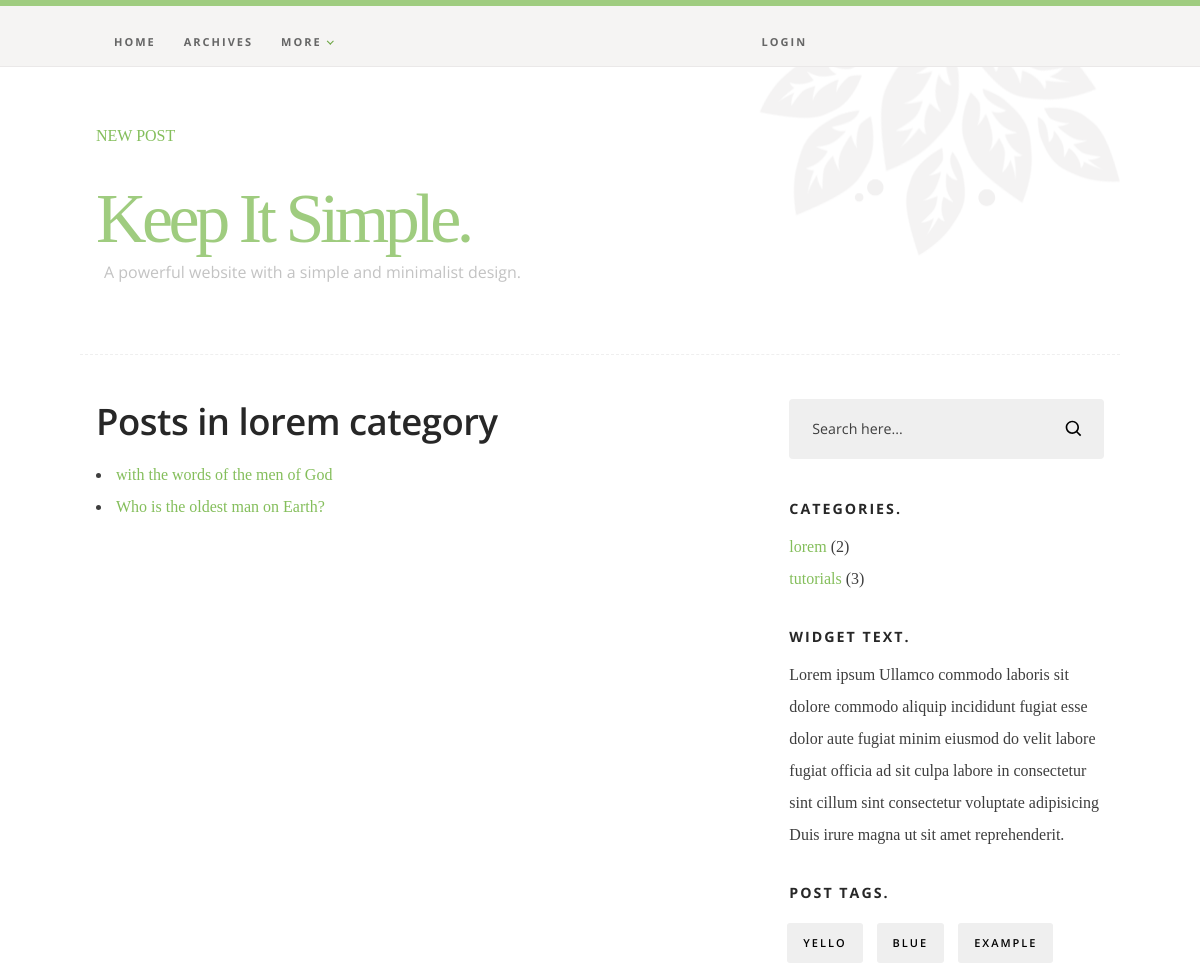
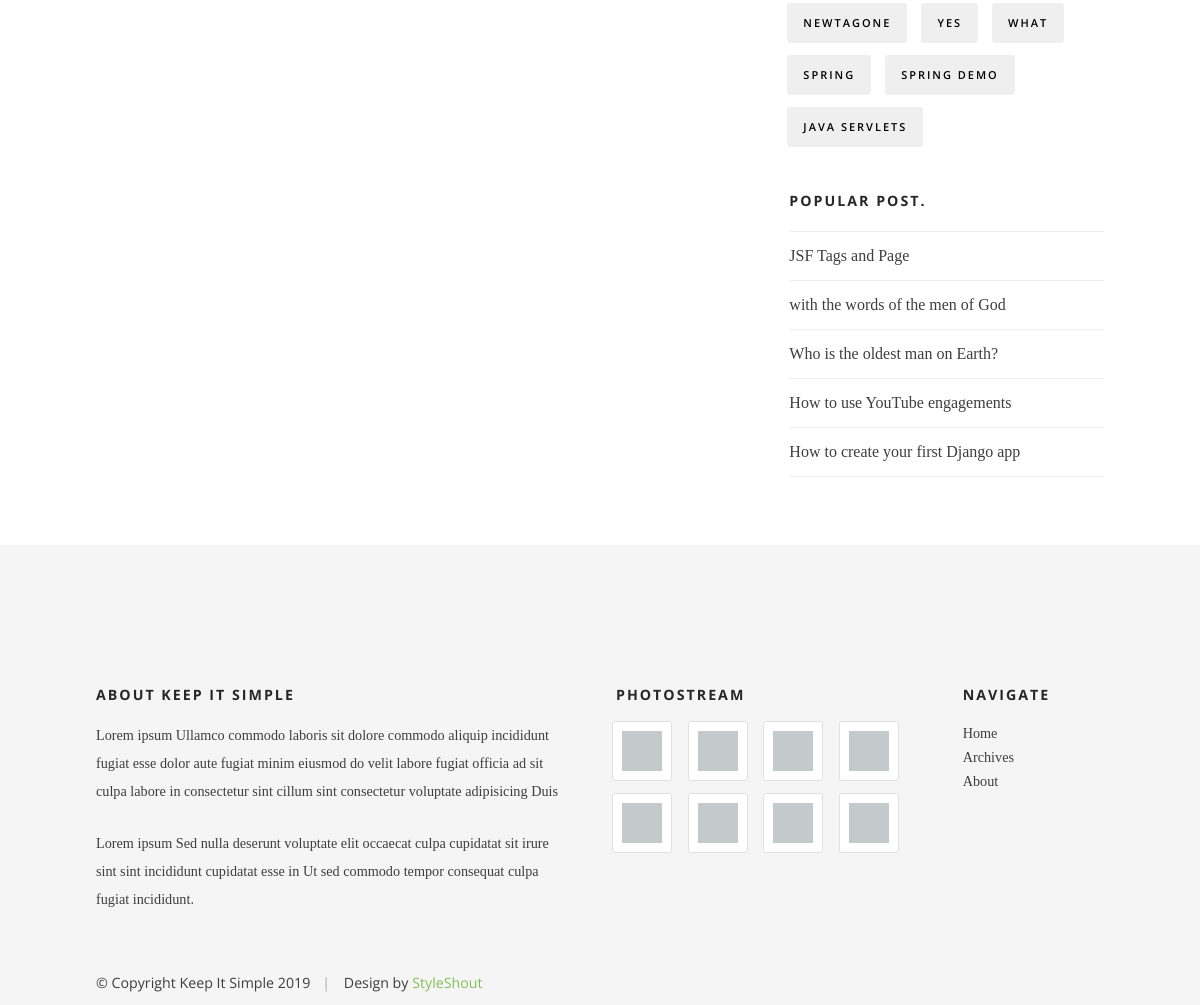
Before: /post-category/lorem with the older database file (2 pictures, top to bottom).
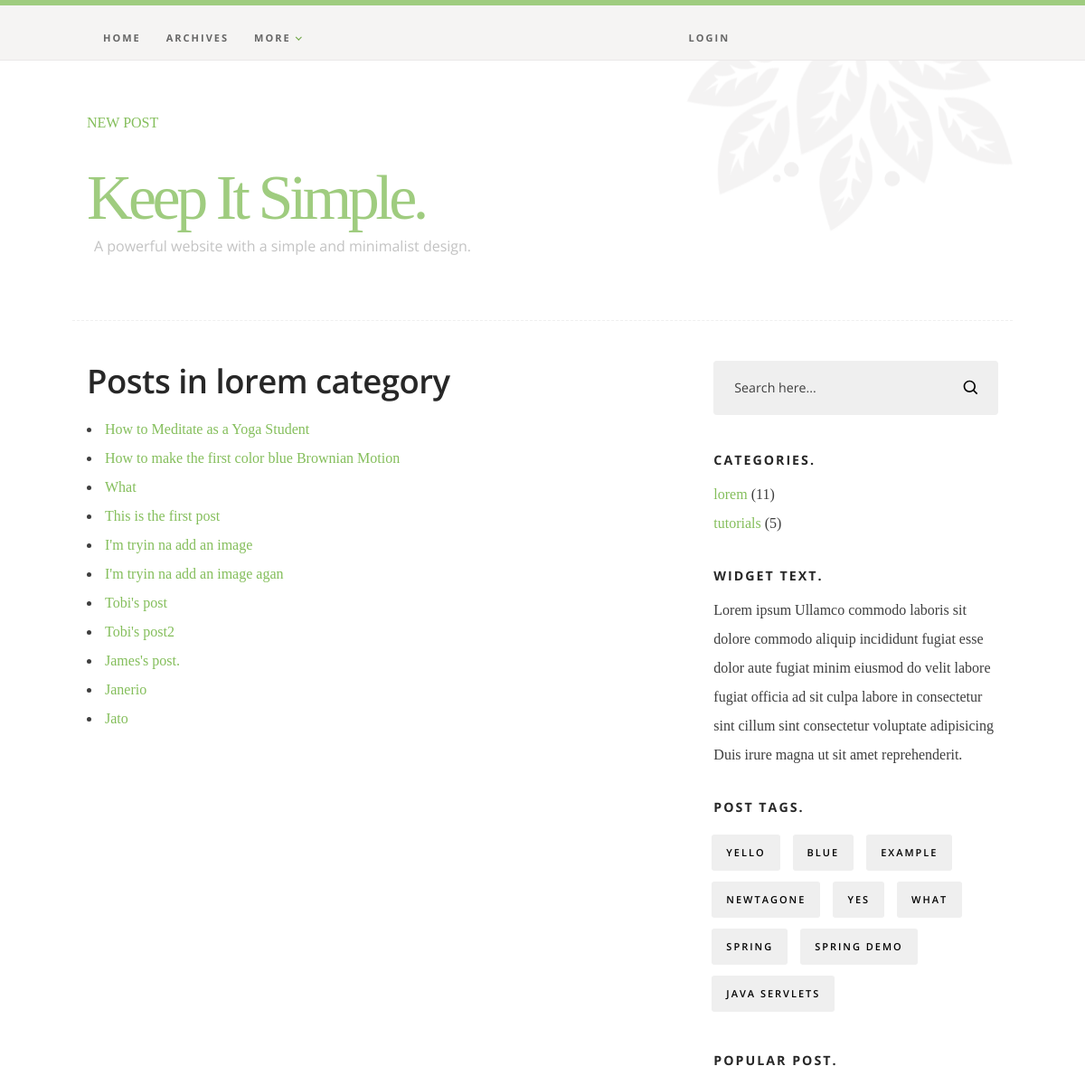
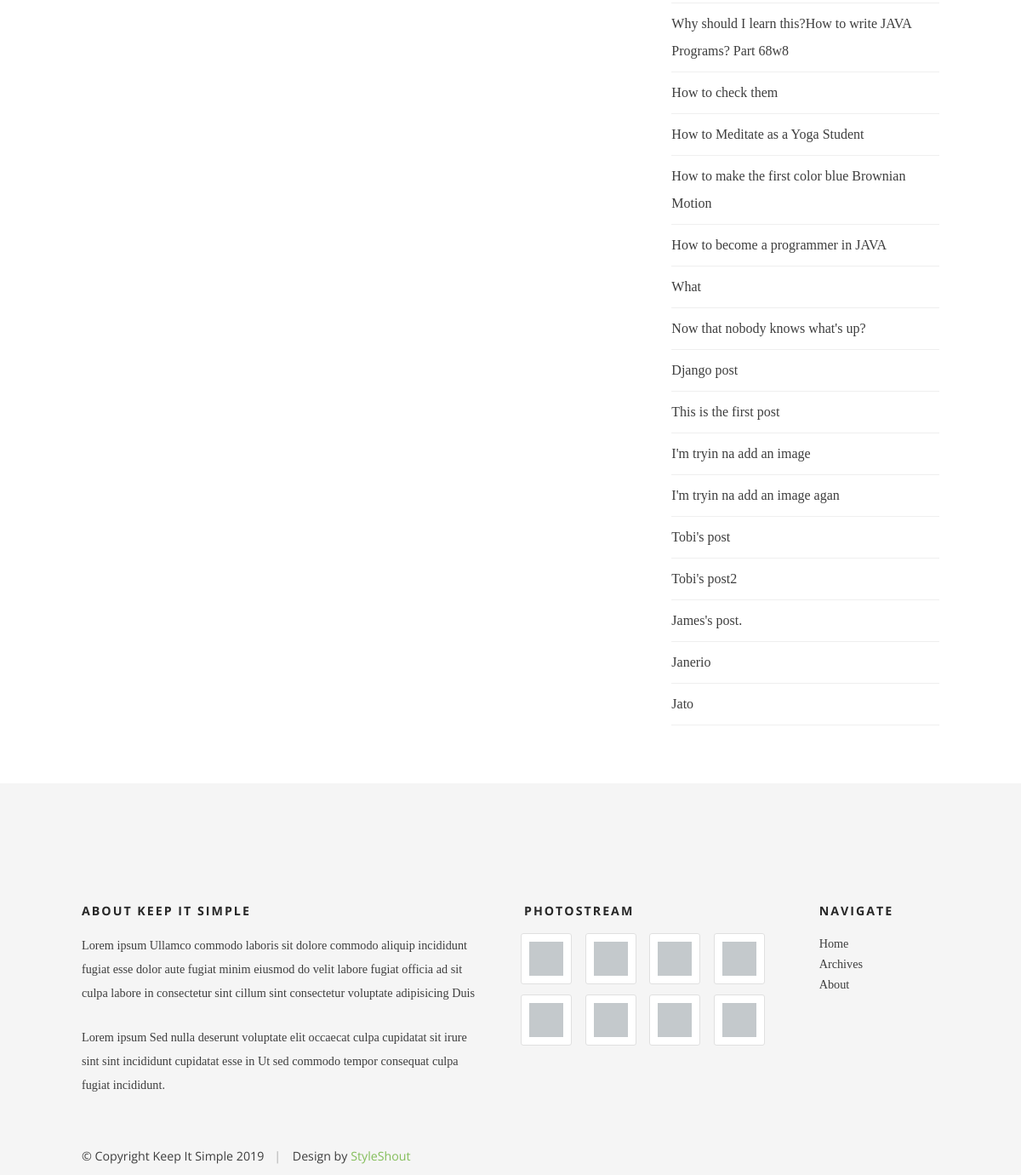
After: the same page with the newer database file (2 pictures, top to bottom).
### blog/models.py (models this page shows, shortened)
class Categories(models.Model):
    category = models.CharField(max_length=50)
    class Meta:
        verbose_name = ("Categories")
        verbose_name_plural = ("Categories")
    def __str__(self):
        return self.category

class Post(models.Model):
    post_title = models.CharField(max_length=100)
    post_body = RichTextUploadingField()
    cover = models.ImageField(upload_to='images', blank=True)
    category = models.ForeignKey(Categories, related_name='categories', on_delete=models.CASCADE)
    author = models.ForeignKey(User,related_name= "author", on_delete=models.CASCADE)
    tags = models.ManyToManyField(Tags, related_name = 'tags')
    post_date = models.DateTimeField(auto_now_add=True)
    slug = models.SlugField(default = 1)
    class Meta:
        verbose_name = ("Post")
        verbose_name_plural = ("Posts")

class Tags(models.Model):
    tag_name = models.CharField(max_length=50)
    class Meta:
        verbose_name = ("Tags")
        verbose_name_plural = ("Tags")

### blog/views.py (the view)
# urls.py: path('post-category/<str:pk>', views.postlist, name="postlist"),
def postlist(request, pk):
    post = get_object_or_404(Categories, category = pk)
    posts = post.categories.all()
    return render(request, 'blog/postlist.html', {'category_post': posts, 'post': post})

### blog/context_processors.py (called while the page is built)
def context_process(request):
    tags = Tags.objects.all()
    categories = Categories.objects.all()
    posts = Post.objects.all()
    user = request.user
    return {'mytags': tags, 'categories': categories, 'posts': posts, 'user': user}

### blog/templates/blog/postlist.html
{% extends "blog/base.html" %}
{% load static %}
{% block content %}
<div class="s-content">
        <div class="row">
            <div id="main" class="s-content__main large-8 column">
                <section class="page-content">
                    <h2 class="page-content__title h1">Posts in {{post}} category</h2>
                    {% if category_post is not None %}
                    <ul>
                        {% for post in category_post %}
                        <li><a href="{% url 'blog_single' post.post_title %}">{{post.post_title}}</a></li>
                        {% endfor %}
                    </ul>
                    {% else %}
                    <p>There are no posts under this Category.</p>
                    {% endif %}
                </section>
           </div>
           {% include "blog/sidebar.html" %}
       </div>
   </div>
{% endblock %}

### blog/templates/blog/base.html (shortened to what this page needs)
{% load static %}
<!DOCTYPE html>
<html class="no-js" lang="en">
<head>
    <link rel="stylesheet" href="{% static 'css/base.css' %}">
    <link rel="stylesheet" href="{% static 'css/main.css' %}">
</head>
<body id="top">
    <header class="s-header">
        <div class="row">
            <div class="s-header__content column">
                    <a href="{% url 'newpost' %}"> NEW POST </a>
                    <br>
                    <br>
                <div class="s-header__brand">
                    <h1 class="s-header__logotext">
                        <a href="{% url 'index' %}" title="">Keep It Simple.</a>
                    </h1>
                    <p class="s-header__tagline">A powerful website with a simple and minimalist design.</p>
                </div>
            </div>
        </div>
        <nav class="s-header__nav-wrap">
            <div class="row">
                <ul class="s-header__nav">
                    <li>
                        <a href="{% url 'index' %}">Home</a>
                    </li>
                    <li>
                        <a href="{% url 'archives' %}">Archives</a>
                    </li>
                    <li class="has-children">
                        <a href="#0">More</a>
                    </li>
                    <li style="margin-left: 40rem;">
                        {% if user.is_authenticated%}
                           <a href="{% url 'logout' %}" ><span>Logout {{user}}</span> </a>
                        {% else %}
                           <a href="{% url 'login' %}">Login</a>
                        {% endif %}
                    </li>
                </ul>
            </div>
        </nav>
    </header>
    {% block content %} {% endblock %}
    <footer class="s-footer">
        <div class="row s-footer__top">
            <div class="column">
                <ul class="s-footer__social">
                </ul>
            </div>
        </div>
        <div class="row s-footer__bottom">
            <div class="large-6 tab-full column s-footer__info">
                <h3 class="h6">About Keep It Simple</h3>
                <p>
                    Lorem ipsum Ullamco commodo laboris sit dolore commodo aliquip incididunt fugiat esse dolor aute fugiat minim eiusmod do
                    velit labore fugiat officia ad sit culpa labore in consectetur sint cillum sint consectetur voluptate
                    adipisicing Duis
                </p>
                <p>
                    Lorem ipsum Sed nulla deserunt voluptate elit occaecat culpa cupidatat sit irure sint sint incididunt cupidatat esse in Ut
                    sed commodo tempor consequat culpa fugiat incididunt.
                </p>
            </div>
            <div class="large-6 tab-full column">
                <div class="row">
                    <div class="large-8 tab-full column">
                        <h3 class="h6">Photostream</h3>
                        <ul class="photostream group">
                            <li>
                                <a href="#0">
                                    <img alt="thumbnail" src="{% static 'images/thumb.jpg' %}">
                                </a>
                            </li>
                            <li>
                                <a href="#0">
                                    <img alt="thumbnail" src="{% static 'images/thumb.jpg' %}">
                                </a>
                            </li>
                            <li>
                                <a href="#0">
                                    <img alt="thumbnail" src="{% static 'images/thumb.jpg' %}">
                                </a>
                            </li>
                            <li>
                                <a href="#0">
                                    <img alt="thumbnail" src="{% static 'images/thumb.jpg' %}">
                                </a>
                            </li>
                            <li>
                                <a href="#0">
                                    <img alt="thumbnail" src="{% static 'images/thumb.jpg' %}">
                                </a>
                            </li>
                            <li>
                                <a href="#0">
                                    <img alt="thumbnail" src="{% static 'images/thumb.jpg' %}">
                                </a>
                            </li>
                            <li>
                                <a href="#0">
                                    <img alt="thumbnail" src="{% static 'images/thumb.jpg' %}">
                                </a>
                            </li>
                            <li>
                                <a href="#0">
                                    <img alt="thumbnail" src="{% static 'images/thumb.jpg' %}">
                                </a>
                            </li>
                        </ul>
                    </div>
                    <div class="large-4 tab-full column">
                        <h3 class="h6">Navigate</h3>
                        <ul class="s-footer__list s-footer-list--nav group">
                            <li>
                                <a href="{% url 'index' %}">Home</a>
                            </li>
                            <li>
                                <a href="{% url 'archives' %}">Archives</a>
                            </li>
                            <li>
                                <a href="{% url 'about' %}">About</a>
                            </li>
                        </ul>
                    </div>
                </div>
            </div>
            <div class="ss-copyright">
                <span>© Copyright Keep It Simple 2019</span>
                <span>Design by
                    <a href="https://www.styleshout.com/" target="_blank">StyleShout</a>
                </span>
            </div>
        </div>
    </footer>
</body>
</html>

### blog/templates/blog/sidebar.html (shortened to what this page needs)
{% load static %}
<!DOCTYPE html>
<html class="no-js" lang="en">
<head>
    <link rel="stylesheet" href="{% static 'css/base.css' %}">
    <link rel="stylesheet" href="{% static 'css/main.css' %}">
</head>
<body>
<div id="sidebar" class="s-content__sidebar large-4 column">
    <div class="widget widget--search">
       <form action="{% url 'process_search' %}">
          <input type="text" name="searchbox" value="Search here..." onblur="if(this.value == '') { this.value = 'Search here...'; }" onfocus="if (this.value == 'Search here...') { this.value = ''; }" class="text-search">
          <input type="submit" value="" class="submit-search">
       </form>
    </div>
    <div class="widget widget--categories">
        <h3 class="h6">Categories.</h3>
        <ul>
            {% for category in categories %}
             <li><a href="{% url 'postlist' category.category %}" title="">{{category.category}}</a> ({{category.categories.count}})</li>
             {% endfor %}
         </ul>
     </div>
     <div class="widget widget_text group">
         <h3 class="h6">Widget Text.</h3>
         <p>
         Lorem ipsum Ullamco commodo laboris sit dolore commodo aliquip incididunt fugiat esse dolor
         aute fugiat minim eiusmod do velit labore fugiat officia ad sit culpa labore in consectetur
         sint cillum sint consectetur voluptate adipisicing Duis irure magna ut sit amet reprehenderit.
         </p>
     </div>
     <div class="widget widget_tags">
         <h3 class="h6">Post Tags.</h3>
         <div class="tagcloud group">
             {% for mtag in mytags %}
             <a href="{% url 'tagposts' mtag.tag_name %}">{{mtag.tag_name}}</a>
             {% endfor %}
         </div>
     </div>
     <div class="widget widget_popular">
         <h3 class="h6">Popular Post.</h3>
         <ul class="link-list">
             {% for p in posts %}
             <li><a href="{% url 'blog_single' p.post_title %}">{{p.post_title}}</a></li>
             {% endfor %}
         </ul>
     </div>
</div>
</body>

### blog/static/css/base.css (style rules this page uses)
html { line-height: 1.15; -webkit-text-size-adjust: 100%; }
body { margin: 0; }
h1 { font-size: 2em; margin: 0.67em 0; }
a { background-color: transparent; }
img { border-style: none; }
button, input, optgroup, select, textarea { font-family: inherit; font-size: 100%; line-height: 1.15; margin: 0; }
button, input { overflow: visible; }
button, [type="button"], [type="reset"], [type="submit"] { -webkit-appearance: button; }
html { font-size: 62.5%; -webkit-box-sizing: border-box; box-sizing: border-box; }
*, *::before, *::after { -webkit-box-sizing: inherit; box-sizing: inherit; }
body { font-weight: normal; line-height: 1; word-wrap: break-word; -moz-font-smoothing: grayscale; -moz-osx-font-smoothing: grayscale; -webkit-font-smoothing: antialiased; -webkit-overflow-scrolling: touch; -webkit-text-size-adjust: none; }
svg, img, video embed, iframe, object { max-width: 100%; height: auto; }
div, dl, dt, dd, ul, ol, li, h1, h2, h3, h4, h5, h6, pre, form, p, blockquote, th, td { margin: 0; padding: 0; }
p { font-size: inherit; text-rendering: optimizeLegibility; }
ol, ul { list-style: none; }
li { display: block; }
a { text-decoration: none; line-height: inherit; }
a img { border: none; }
input[type="email"], input[type="number"], input[type="search"], input[type="text"], input[type="tel"], input[type="url"], input[type="password"], textarea { -webkit-appearance: none; -moz-appearance: none; appearance: none; }
.row { width: 92%; max-width: 1040px; margin: 0 auto; display: -ms-flexbox; display: -webkit-box; display: flex; -ms-flex-flow: row wrap; -webkit-box-orient: horizontal; -webkit-box-direction: normal; flex-flow: row wrap; }
.row .row { width: auto; max-width: none; margin-left: -20px; margin-right: -20px; }
.column { -ms-flex: 1 1 0%; -webkit-box-flex: 1; flex: 1 1 0%; padding: 0 20px; }
.large-4 { -ms-flex: 0 0 33.33333%; -webkit-box-flex: 0; flex: 0 0 33.33333%; max-width: 33.33333%; }
.large-6, .large-half { -ms-flex: 0 0 50%; -webkit-box-flex: 0; flex: 0 0 50%; max-width: 50%; }
.large-8 { -ms-flex: 0 0 66.66667%; -webkit-box-flex: 0; flex: 0 0 66.66667%; max-width: 66.66667%; }
@media screen and (max-width:1200px) { .row .row { margin-left: -16px; margin-right: -16px; } }
@media screen and (max-width:1200px) { .column { padding: 0 16px; } }

Changed rows visible on the page:
removed Post: post_title "with the words of the men of God"
removed Post: post_title "Who is the oldest man on Earth?"
removed Post: post_title "JSF Tags and Page", shown under "POPULAR POST."
removed Post: post_title "How to use YouTube engagements", shown under "POPULAR POST."
removed Post: post_title "How to create your first Django app", shown under "POPULAR POST."
computed for Categories "lorem": categories.count "2" → "11"
added Post: post_title "How to Meditate as a Yoga Student"
added Post: post_title "How to make the first color blue Brownian Motion"
added Post: post_title "What"
added Post: post_title "This is the first post"
added Post: post_title "I'm tryin na add an image"
added Post: post_title "I'm tryin na add an image agan"
added Post: post_title "Tobi's post"
added Post: post_title "Tobi's post2"
added Post: post_title "James's post."
added Post: post_title "Janerio"
added Post: post_title "Jato"
computed for Categories "tutorials": categories.count "3" → "5"
added Post: post_title "Why should I learn this?How to write JAVA Programs? Part 68w8", shown under "POPULAR POST."
added Post: post_title "How to check them", shown under "POPULAR POST."
added Post: post_title "How to become a programmer in JAVA", shown under "POPULAR POST."
added Post: post_title "Now that nobody knows what's up?", shown under "POPULAR POST."
added Post: post_title "Django post", shown under "POPULAR POST."
